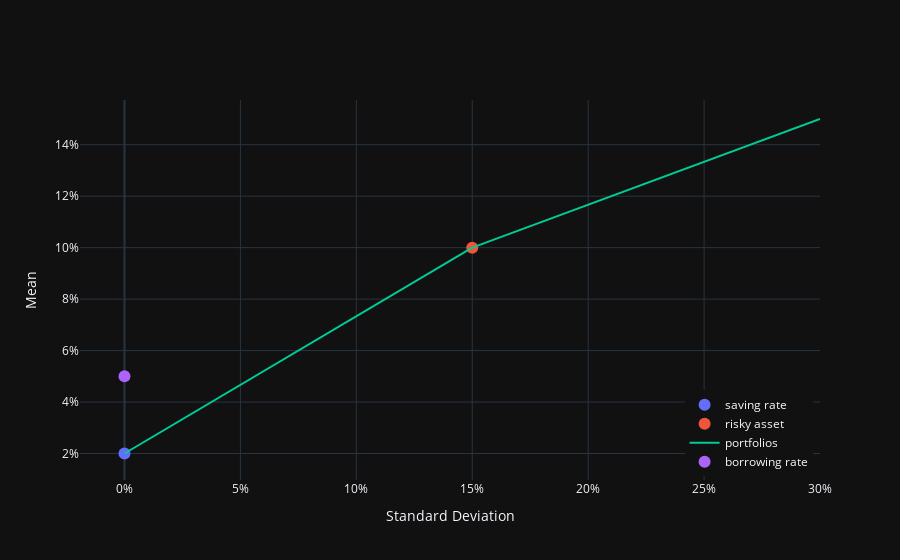

The code cell stored with this chart in its notebook:
### Code cell
mn = 0.10
sd = 0.15
rs = 0.02
rb = 0.05

trace1 = go.Scatter(
  x=[0],
  y=[rs],
  mode="markers",
  name="saving rate",
  hovertemplate="saving rate %{y:.0%}<extra></extra>",
  marker=dict(size=12)
)

trace2 = go.Scatter(
  x=[sd],
  y=[mn],
  mode="markers",
  name="risky asset",
  hovertemplate="risky asset<br>mean=%{y:.0%}<br>std dev=%{x:.0%}<extra></extra>",
  marker=dict(size=12)
)

grid = np.linspace(0, 1, 11)
mns = rs + (mn-rs)*grid
sds = sd*grid

trace3 = go.Scatter(
    x=sds,
    y=mns,
    text=1-grid,
    mode="lines",
    hovertemplate="saving = %{text:.1%}<extra></extra>",
    name="portfolios"
)

trace4 = go.Scatter(
  x=[0],
  y=[rb],
  mode="markers",
  name="borrowing rate",
  hovertemplate="borrowing rate %{y:.0%}<extra></extra>",
  marker=dict(size=12, color=purple)
)

grid = np.linspace(1, 2,11)
mns = rb + (mn-rb)*grid
sds = sd*grid

trace5 = go.Scatter(
    x=sds,
    y=mns,
    text=grid-1,
    mode="lines",
    hovertemplate="borrowing = %{text:.1%}<extra></extra>",
    line=dict(color=green),
    showlegend=False
)

fig = go.Figure()
for trace in (trace1, trace2, trace3, trace4, trace5):
    fig.add_trace(trace)

fig.update_layout(
    template="plotly_dark",
    xaxis_title="Standard Deviation",
    yaxis_title="Mean",
    yaxis_tickformat=".0%",
    xaxis_tickformat=".0%",
    legend=dict(
        yanchor="bottom",
        y=0.01,
        xanchor="right",
        x=0.99
    )
  )

fig.show()

### Figure 1 — Plotly figure (JSON) as saved in the notebook; plotly's stock layout.template omitted (floating-point values rounded to 4 significant figures)
{"data": [{"hovertemplate": "saving rate %{y:.0%}<extra></extra>", "marker": {"size": 12}, "mode": "markers", "name": "saving rate", "type": "scatter", "x": [0], "y": [0.02]}, {"hovertemplate": "risky asset<br>mean=%{y:.0%}<br>std dev=%{x:.0%}<extra></extra>", "marker": {"size": 12}, "mode": "markers", "name": "risky asset", "type": "scatter", "x": [0.15], "y": [0.1]}, {"hovertemplate": "saving = %{text:.1%}<extra></extra>", "mode": "lines", "name": "portfolios", "text": [1, 0.9, 0.8, 0.7, 0.6, 0.5, 0.4, 0.3, 0.2, 0.1, 0], "type": "scatter", "x": [0, 0.015, 0.03, 0.045, 0.06, 0.075, 0.09, 0.105, 0.12, 0.135, 0.15], "y": [0.02, 0.028, 0.036, 0.044, 0.052, 0.06, 0.068, 0.076, 0.084, 0.092, 0.1]}, {"hovertemplate": "borrowing rate %{y:.0%}<extra></extra>", "marker": {"color": "#ab63fa", "size": 12}, "mode": "markers", "name": "borrowing rate", "type": "scatter", "x": [0], "y": [0.05]}, {"hovertemplate": "borrowing = %{text:.1%}<extra></extra>", "line": {"color": "#00cc96"}, "mode": "lines", "showlegend": false, "text": [0, 0.1, 0.2, 0.3, 0.4, 0.5, 0.6, 0.7, 0.8, 0.9, 1], "type": "scatter", "x": [0.15, 0.165, 0.18, 0.195, 0.21, 0.225, 0.24, 0.255, 0.27, 0.285, 0.3], "y": [0.1, 0.105, 0.11, 0.115, 0.12, 0.125, 0.13, 0.135, 0.14, 0.145, 0.15]}], "layout": {"legend": {"x": 0.99, "xanchor": "right", "y": 0.01, "yanchor": "bottom"}, "xaxis": {"tickformat": ".0%", "title": {"text": "Standard Deviation"}}, "yaxis": {"tickformat": ".0%", "title": {"text": "Mean"}}}}
